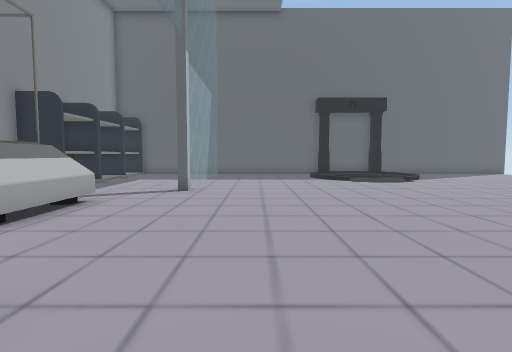
View 1 (above)

21 first-person views from a walk through a Unity game level. The camera is 1.3 m above the floor, tilts 4° down and sees 80° across. The floor is counted in squares, 1 m on a side. Each view is taken from the middle of a square. On the plan, view 1 faces up. The plan holds only what a view shows up to about 14 squares ahead; the rest is blank. The player is left out. Some animated figures are not drawn.

View 2
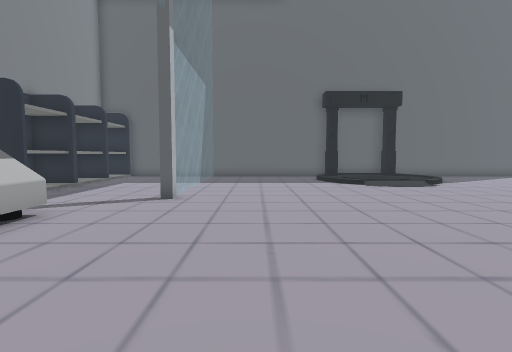

View 3
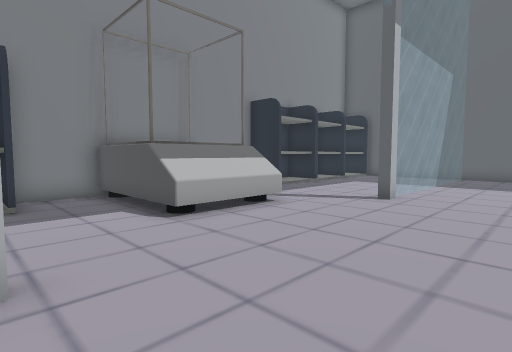

View 4
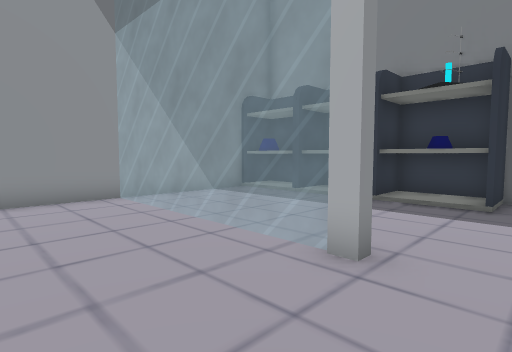

View 5
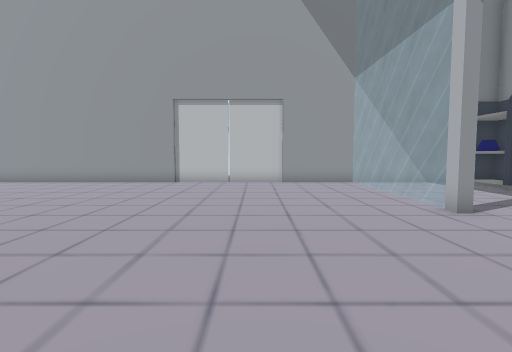

View 6
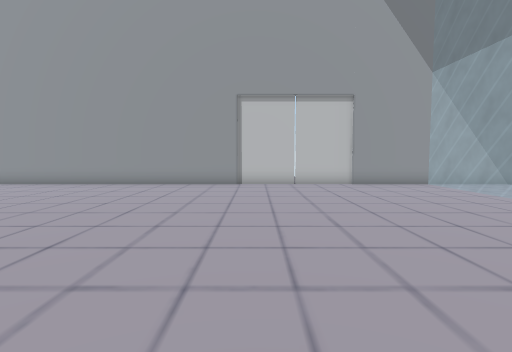

View 7
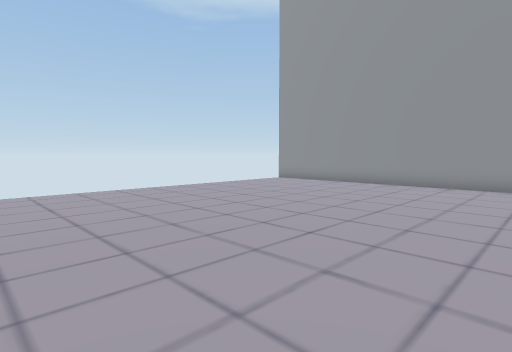

View 8
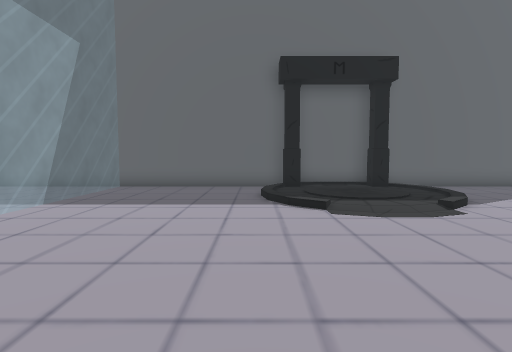

View 9
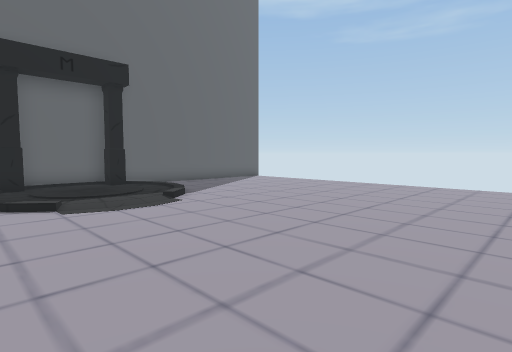

View 10
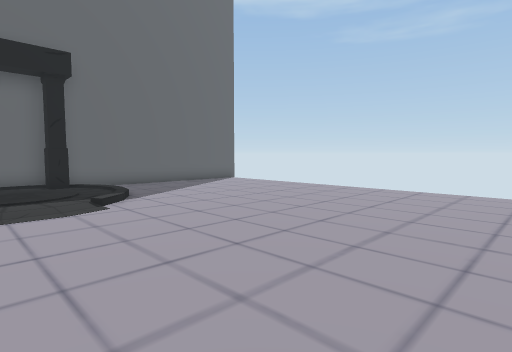

View 11
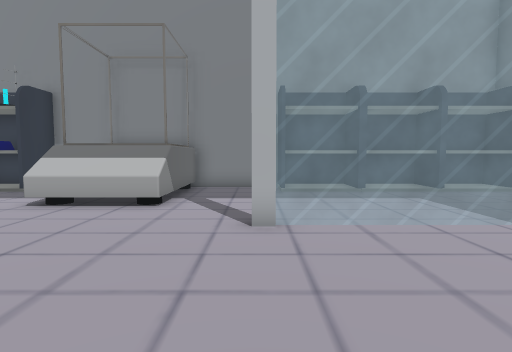

View 12
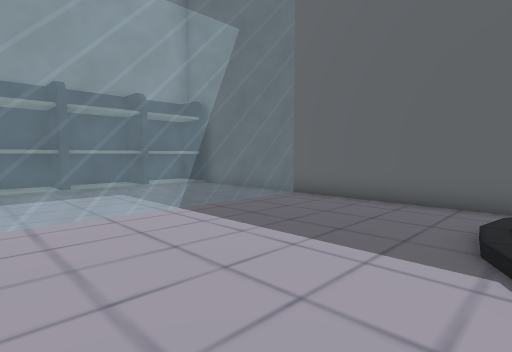

View 13
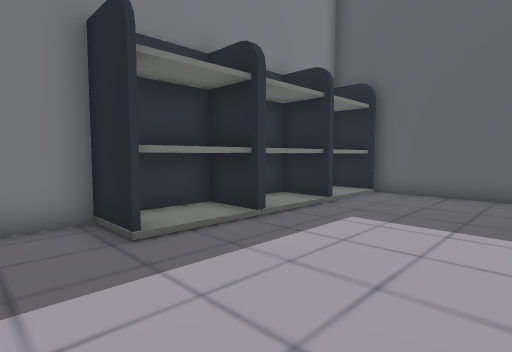

View 14
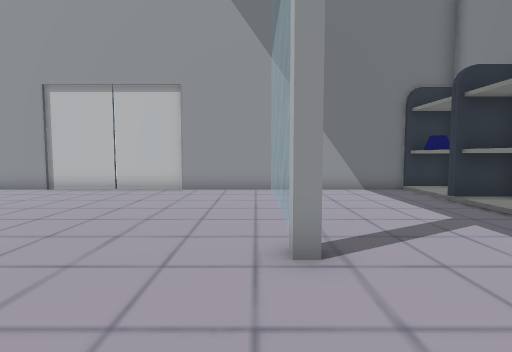

View 15
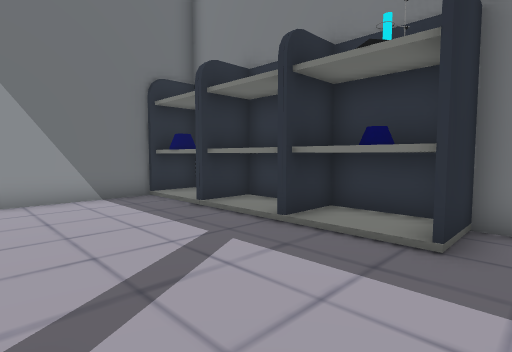

View 16
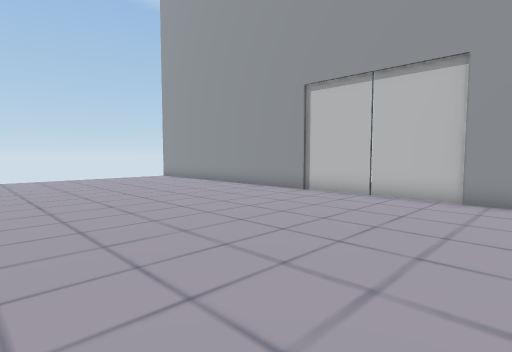

View 17
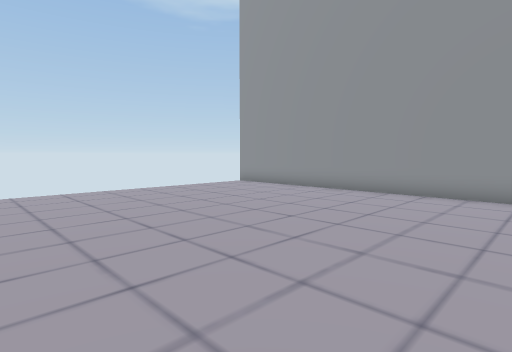

View 18
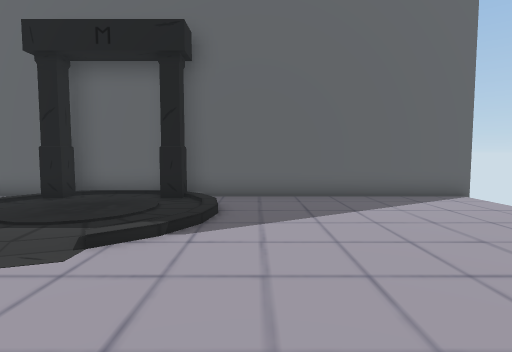

View 19
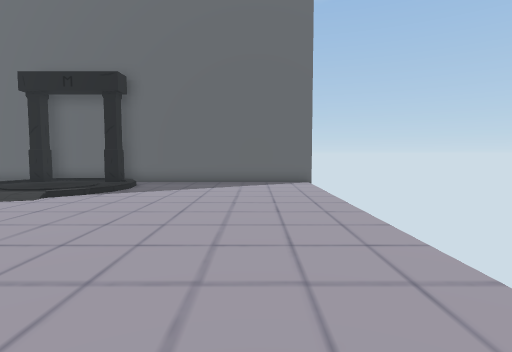

View 20
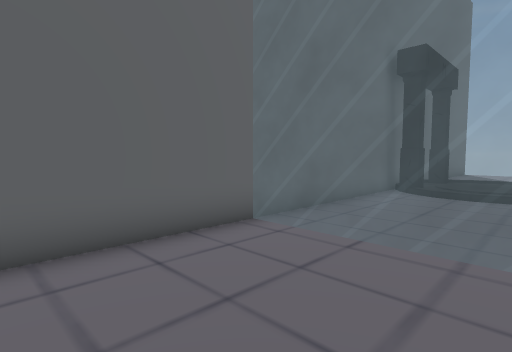

View 21
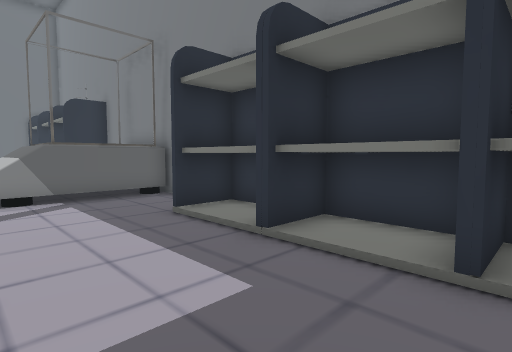

### Floor plan
Key: @ floor where view 1 was taken; # wall or solid block; . floor; / step, stairs or slope; = window, fence, low wall or low ledge; R rack; F flask; O other object.
Columns run from 9 left of view 1 to 17 right of it. Each row starts with its distance up from view 1.
 21  ##########################
 20 RR....=......O# #O........
 19 RR....=......     /.......
 18 RR....=...../     /.......
 17 RR....=...../     /.......
 16 RR....=....../   .........
 15 RR....=........ ./........
 14 RR....=...................
 13 RR....=...................
 12 RR....=...................
 11 #.....#...................
 10 #.........................
  9 #.........................
  8 OOOOO.....................
  7 O  OO.....................
  6 OO OO.....................
  5 #OOOO.....................
  4 #.........................
  3 #R........................
  2 RF....=...................
  1 RF....=...................
  0  R....=..@................
 -1 RR....=...................
 -2 RR....=...................
 -3 RR....=...................
 -4 RF....=...................
 -5 RF####=###.....###########
 -6          #######

Where each view was taken, in squares from view 1:
view 1: 0 up, 0 right, facing up
view 2: 2 up, 0 right, facing up
view 3: 2 up, 1 right, facing up-left
view 4: 4 up, 1 right, facing down-left
view 5: 9 up, 2 right, facing down
view 6: 8 up, 5 right, facing down
view 7: 8 up, 5 right, facing down-right
view 8: 8 up, 3 right, facing up
view 9: 7 up, 3 right, facing up-right
view 10: 7 up, 5 right, facing up-right
view 11: 11 up, 3 right, facing left
view 12: 12 up, 4 right, facing up-left
view 13: 10 up, 3 left, facing up-left
view 14: 6 up, 2 left, facing down
view 15: 4 up, 3 left, facing down-left
view 16: 4 up, 1 left, facing down-right
view 17: 5 up, 5 right, facing down-right
view 18: 11 up, 10 right, facing up
view 19: 6 up, 14 right, facing up
view 20: 16 up, 7 left, facing up-right
view 21: 18 up, 4 left, facing down-left
